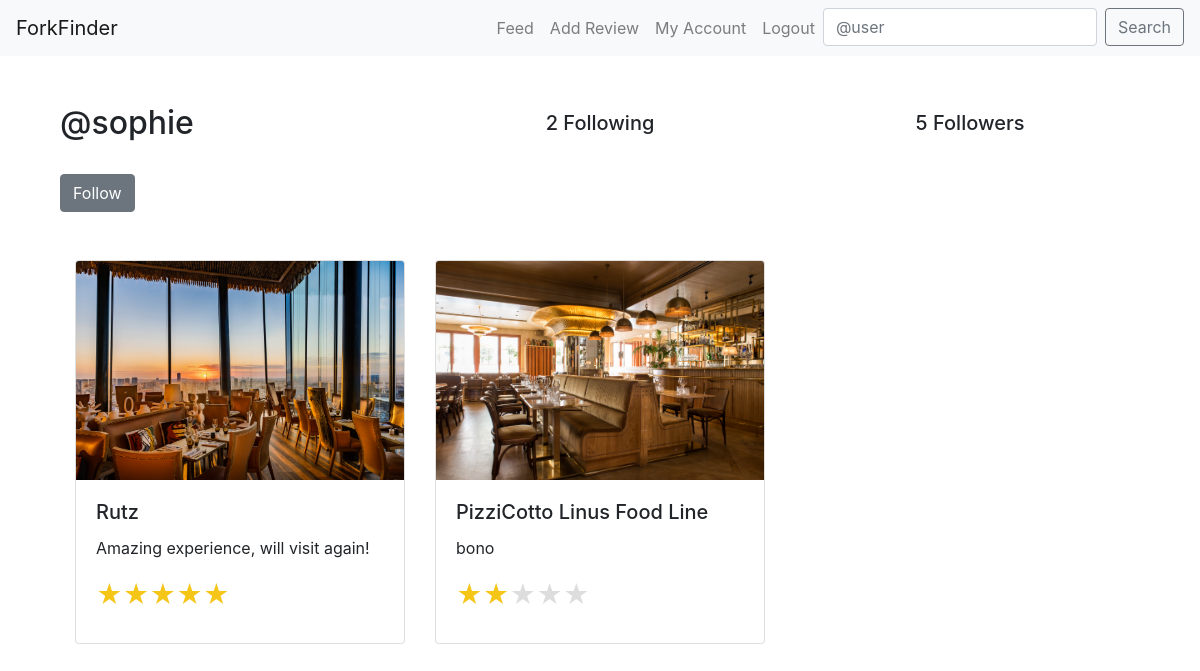
The app's page /profile/75/, older data.
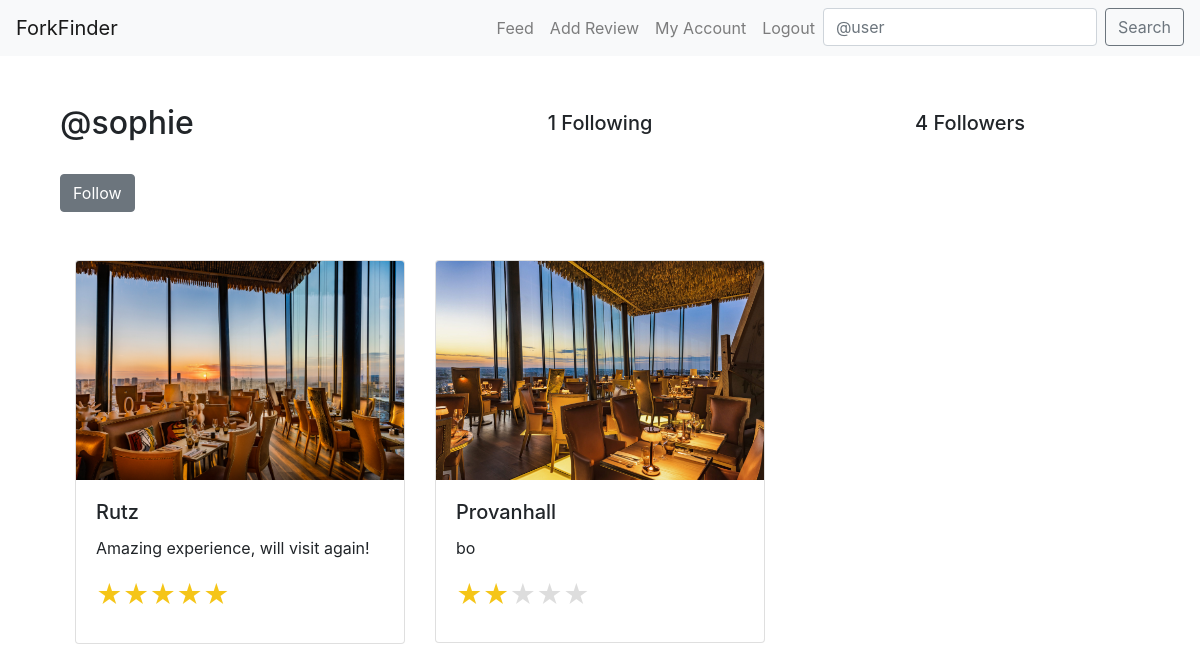
The same page, newer data.
### core/models.py (models this page shows, shortened)
class Profile(models.Model):
    USER_TYPE_CHOICES = (
        ('regular', 'Regular User'),
        ('critic', 'Culinary Critic'),
    )
    user = models.OneToOneField(User, on_delete=models.CASCADE)
    user_type = models.CharField(max_length=20, choices=USER_TYPE_CHOICES, default='regular')
    follows = models.ManyToManyField(
        "self",
        related_name="followed_by",
        symmetrical=False,
        blank=True
    )
    latitude = models.DecimalField(max_digits=9, decimal_places=6, null=True, blank=True)
    longitude = models.DecimalField(max_digits=9, decimal_places=6, null=True, blank=True)
    favorite_reviews = models.ManyToManyField('Review', related_name='favorited_by_profiles', blank=True)
    def is_culinary_critic(self):
        return self.user_type == 'critic'

class Review(models.Model):
    user = models.ForeignKey(User, related_name="reviews", on_delete=models.CASCADE)
    restaurant = models.ForeignKey(Restaurant, on_delete=models.CASCADE)
    body = models.CharField(max_length=255)
    rating = models.PositiveSmallIntegerField()
    taste_rating = models.PositiveSmallIntegerField(blank=True, null=True)
    presentation_rating = models.PositiveSmallIntegerField(blank=True, null=True)
    service_rating = models.PositiveSmallIntegerField(blank=True, null=True)
    photo = models.ImageField(upload_to='media/review_photos/')
    is_featured = models.BooleanField(default=False)
    created_at = models.DateTimeField(auto_now_add=True)

class Restaurant(models.Model):
    place_id = models.CharField(max_length=255, unique=True)
    name = models.CharField(max_length=60)
    address = models.CharField(max_length=120,blank=True,null=True)
    longitude = models.CharField(max_length=255)
    latitude = models.CharField(max_length=255)

### core/views.py (the view, shortened to what this page needs)
# urls.py: path("profile/<int:pk>/", profile_view, name="profile"),
def profile_view(request,pk):
    profile = Profile.objects.get(pk=pk)
    return render(request, "profile.html", {"profile": profile})

### templates/profile.html (shortened to what this page needs)
{% extends "base.html" %}
{% block content %}
<div class="container">
    <div class="row align-items-center mb-4">
        <div class="col-md-4">
            <h2>@{{ profile.user.username }}
            </h2>
        </div>
        <div class="col-md-4 text-center">
            <h5>{{ profile.follows.count }} Following</h5>
        </div>
        <div class="col-md-4 text-center">
            <h5>{{ profile.followed_by.count }} Followers</h5>
        </div>
    </div>
    <form method="post" class="mb-4">
        <div class="btn-group" role="group" aria-label="Basic example">
            {% if profile in user.profile.follows.all %}
                <button type="button" class="btn btn-secondary" disabled>Following</button>
                <button type="submit" class="btn btn-secondary" name="follow" value="unfollow">Unfollow</button>
            {% else %}
                <button type="submit" class="btn btn-secondary" name="follow" value="follow">Follow</button>
            {% endif %}
        </div>
    </form>
    <div class="tab-content" id="myTabContent" >
        <div class="tab-pane fade show active" id="my-reviews" role="tabpanel" aria-labelledby="my-reviews-tab">
            <div class="container">
                <br>
                <div class="row">
                    {% for review in profile.user.reviews.all %}
                    <div class="col-md-4 mb-3">
                        <div class="card">
                            <img src="{{ review.photo.url }}" class="card-img-top" alt="Restaurant Photo">
                            <div class="card-body">
                                <h5 class="card-title">{{ review.restaurant.name }}</h5>
                                <p class="card-text">{{ review.body }}</p>
                                <p class="card-text">
                                    <small class="text-muted">
                                        <span class="star-rating">
                                            {% for i in "54321" %}
                                                <label style="color: {% if i|add:0 <= review.rating %}#f5c518{% else %}#ddd{% endif %};">&#9733;</label>
                                            {% endfor %}
                                        </span>
                                    </small>
                                </p>
                            </div>
                        </div>
                    </div>
                    {% endfor %}
                </div>
            </div>
        </div>
    </div>
</div>
{% endblock %}

### templates/base.html (shortened to what this page needs)
<!DOCTYPE html>
<html lang="en">
<head>
    <link href="https://stackpath.bootstrapcdn.com/bootstrap/4.5.2/css/bootstrap.min.css" rel="stylesheet">
    <link rel="stylesheet" href="https://maxcdn.bootstrapcdn.com/bootstrap/4.5.2/css/bootstrap.min.css">
    <link rel='stylesheet' href='https://api.mapbox.com/mapbox-gl-js/plugins/mapbox-gl-geocoder/v4.7.0/mapbox-gl-geocoder.css' type='text/css' />
    <link rel="stylesheet" href="https://cdnjs.cloudflare.com/ajax/libs/bootstrap-icons/1.7.2/font/bootstrap-icons.min.css">
    <link href="https://api.mapbox.com/mapbox-gl-js/v2.8.2/mapbox-gl.css" rel="stylesheet">
</head>
<body>
    <nav class="navbar navbar-expand-lg navbar-light bg-light">
        <a class="navbar-brand" href="{% url 'feed' %}">ForkFinder</a>
        <div class="collapse navbar-collapse" id="navbarNav">
            <ul class="navbar-nav ml-auto">
                <li class="nav-item">
                    <a class="nav-link" href="{% url 'feed' %}">Feed</a>
                </li>
                <li class="nav-item">
                    {% if request.user.profile.is_culinary_critic %}
                        <a class="nav-link" href="{% url 'add_pro_review' %}">Add Review</a>
                    {%else%}
                        <a class="nav-link" href="{% url 'add_review' %}">Add Review</a>
                    {% endif %}
                </li>
                <li class="nav-item">
                    <a class="nav-link" href="{% url 'my_account' %}">My Account</a>
                </li>
                <li class="nav-item">
                    <a class="nav-link" href="{% url 'logout' %}">Logout</a>
                </li>
                <li>
                    <form class="form-inline my-2 my-lg-0" method="get" action="{% url 'search_user' %}">
                        <input class="form-control mr-sm-2" type="search" name="q" placeholder="@user" aria-label="Search">
                        <button class="btn btn-outline-secondary my-2 my-sm-0" type="submit">Search</button>
                    </form>
                </li>
            </ul>
        </div>
    </nav>
    <div class="container mt-5">
        {% block content %}
        {% endblock %}
    </div>
</body>
</html>

### templates/base.html (style rules this page uses)
.star-rating { display: flex; flex-direction: row-reverse; justify-content: flex-end; }
.star-rating label { font-size: 2em; color: #ddd; cursor: pointer; }

Row changes from the older to the newer data that the page shows:
removed Review: photo (picture), restaurant.name "PizziCotto Linus Food Line", body "bono"
changed Profile "sophie": follows.count "2" → "1"; followed_by.count "5" → "4"
added Review: photo (picture), restaurant.name "Provanhall", body "bo"
